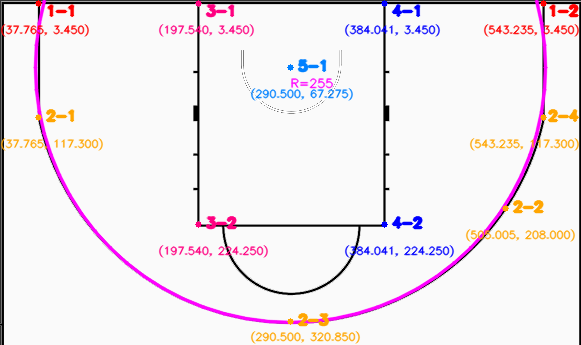
#> input picture python/base/base_standard_annotated.png, 581 x 345 px, found by its file name
$ python judge_in_three_line.py
#> lines starting #> are read from the running program, lines starting #| are printed output that depends on the picture; after the words box and inside, x2 and y2 are one past the last pixel; in counts of white or black regions, pixels touching at a corner belong together
import math
from pathlib import Path
import cv2
import numpy as np


def compute_three_point_status(abs_point, include_line=True, eps=10):
    """仅计算点相对于三分线的位置，

    返回字典：{"outside", "on_line", "region", "distance_to_center"}
    """

    # 三分线参数
    cx, cy = 290.500, 67.275       # 三分线圆心
    left_x = 37.765               # 左侧底角三分线
    right_x = 543.235             # 右侧底角三分线
    corner_y = 117.300            # 直线段与圆弧连接处 y
    radius = 255                  # 圆弧半径（近似）

    on_line = False
    distance_to_center = None

    x, y = abs_point
    if y <= corner_y:
        region = "corner_line_area"
        on_left_line = abs(x - left_x) <= eps
        on_right_line = abs(x - right_x) <= eps
        on_line = on_left_line or on_right_line

        if include_line:
            outside = x <= left_x + eps or x >= right_x - eps
        else:
            outside = x < left_x - eps or x > right_x + eps
    else:
        region = "arc_area"
        distance_to_center = math.hypot(x - cx, y - cy)
        print(f"distance_to_center: {distance_to_center:.3f}, radius: {radius:.3f}")
        on_line = abs(distance_to_center - radius) <= eps

        if include_line:
            outside = distance_to_center >= radius - eps
        else:
            outside = distance_to_center > radius + eps

    return {
        "outside": outside,
        "on_line": on_line,
        "region": region,
        "distance_to_center": distance_to_center,
    }


def draw_point_on_image_cv(
    image_path,
    x,
    y,
    status: dict,
    output_path=None,
    show=True,
):
    """使用 OpenCV 在图片上绘制点和文字说明。返回保存路径或 None。"""
#> called with image_path = 'python/base/base_standard_annotated.png', x = 290.5, y = 300, output_path = 'tmp.png', show = True

    img = cv2.imread(str(image_path))
#> img is the input picture: shape (345, 581, 3); mean B, G, R 237.9, 233.5, 240.5
    if img is None:
        raise FileNotFoundError(f"image not found: {image_path}")

    # BGR colors
    if status.get("on_line"):
        color = (0, 165, 255)  # 橙色 (B,G,R)
        label = "in line"
    elif status.get("outside"):
        color = (0, 0, 255)    # 红色
        label = "outside"
    else:
        color = (0, 180, 0)    # 绿色
        label = "inside"

    px = int(round(x))
    py = int(round(y))

    # 画点（实心圆）和白色边框
    cv2.circle(img, (px, py), 8, color, -1)
    cv2.circle(img, (px, py), 8, (255, 255, 255), 2)
#> img: shape (345, 581, 3); mean B, G, R 237.8, 233.4, 240.4

    text = f"({x:.1f}, {y:.1f}) {label}"
    font = cv2.FONT_HERSHEY_SIMPLEX
    font_scale = 0.5
    thickness = 1

    (text_w, text_h), baseline = cv2.getTextSize(text, font, font_scale, thickness)

    # 默认文字在点右上方
    text_x = px + 12
    text_y = py - 12

    h, w = img.shape[:2]
#> h = 345; w = 581
    if text_x + text_w + 8 > w:
        text_x = px - (12 + text_w)
    if text_y - text_h - 8 < 0:
        text_y = py + 12 + text_h

    # 背景框
    rect_tl = (text_x - 4, text_y - text_h - 4)
    rect_br = (text_x + text_w + 4, text_y + baseline + 4)
    cv2.rectangle(img, rect_tl, rect_br, (255, 255, 255), -1)
    cv2.rectangle(img, rect_tl, rect_br, color, 1)

    # 写文字（BGR）
    cv2.putText(img, text, (text_x, text_y), font, font_scale, color, thickness, cv2.LINE_AA)
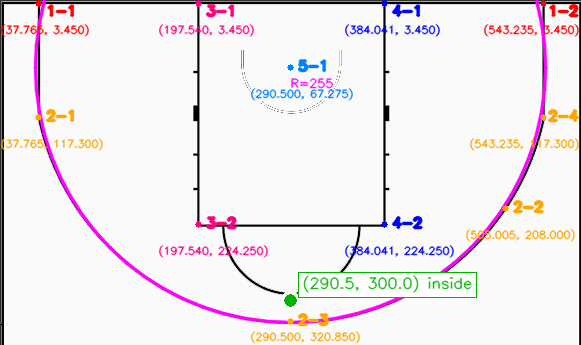
#> img: shape (345, 581, 3); mean B, G, R 237, 233.6, 239.6

    # 画一条从文字到点的线
    line_end_y = text_y - int(text_h / 2)
    cv2.line(img, (px, py), (text_x, line_end_y), color, 1, cv2.LINE_AA)
#> img: shape (345, 581, 3); 0.02% of pixels changed, all inside (x1, y1, x2, y2) = (293, 282, 304, 296)

    if output_path is None:
        p = Path(image_path)
        output_path = str(p.with_name(p.stem + "_with_point" + p.suffix))

    cv2.imwrite(str(output_path), img)

    if show:
        cv2.imshow("result", img)
        cv2.waitKey(0)
        cv2.destroyAllWindows()

    return output_path


def judge_three_point_area(
    abs_point,
    image_path=None,
    output_path=None,
    include_line=True,
    eps=1e-6,
    show=True,
):
    """兼容旧接口：先计算再（可选）使用 OpenCV 绘图。

    主要逻辑已分离到 compute_three_point_status 和 draw_point_on_image_cv。
    """

    status = compute_three_point_status(abs_point, include_line=include_line, eps=eps)
    saved_path = None
    if image_path is not None:
        saved_path = draw_point_on_image_cv(image_path, abs_point[0], abs_point[1], status, output_path=output_path, show=show)

    status["output_path"] = saved_path
    return status


if __name__ == "__main__":
    # 示例 1：只判断，不画图
    # result = judge_three_point_area(290.5, 300)
    # print(result)
    # print("是否在三分线外：", result["outside"])
    test_point = (290.5, 300)
    # 示例 2：判断并绘制到图片上
    result = judge_three_point_area(
        abs_point=test_point,
        image_path="python/base/base_standard_annotated.png",
        output_path="tmp.png",
        include_line=True,
        show=True,
    )

    print(result)
    print("是否在三分线外：", result["outside"])
    print("结果图路径：", result["output_path"])
